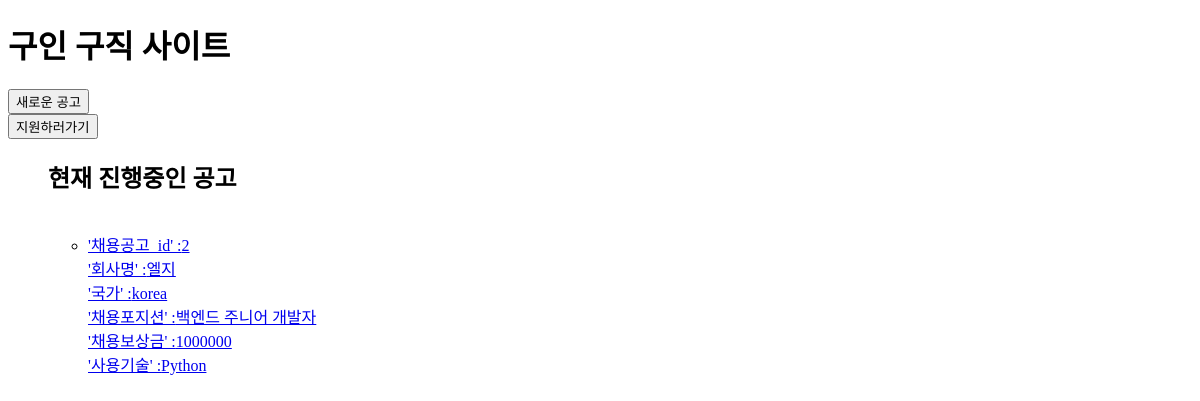
The app's page /, older data.
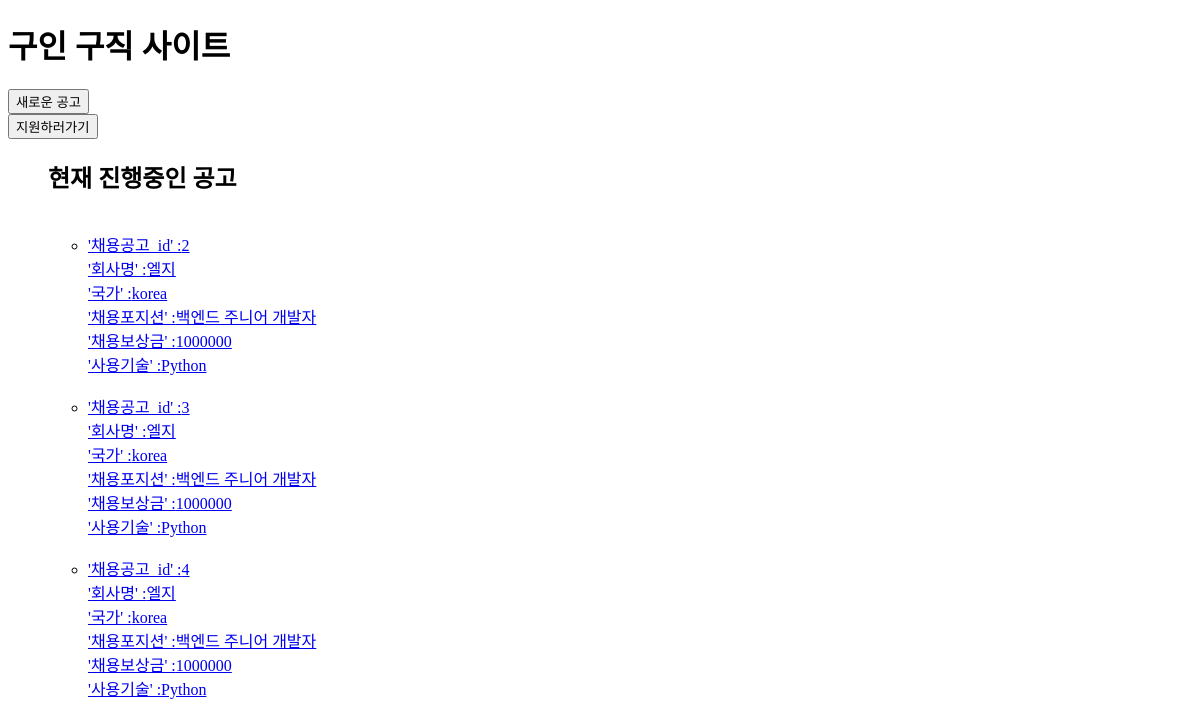
The same page, newer data.
### main/models.py (models this page shows)
class Company(models.Model) :
    id = models.CharField(primary_key=True, max_length=20, default="", blank=True)
    name = models.CharField(max_length=20, default="", blank=True)
    region = models.CharField(max_length=20, default = 'korea', blank=True)
    class Meta :
        db_table = 'companies'

class Post(models.Model) :
    company = models.ForeignKey(Company, on_delete=models.CASCADE, default="")
    position = models.CharField(max_length=20, default="", blank=True)
    reward = models.IntegerField()
    tech = models.CharField(max_length=100, default="", blank=True)
    content = models.TextField()
    class Meta :
        db_table = 'posts'

### main/views.py (the view)
# urls.py: path('', PostView.as_view(), name="PostView"),
class PostView(View) :
    def get(self, request):
        try:
            search = request.GET.get('search', None)
            q = Q()
            if search:
                q &= Q(company__name__icontains=search)
                q &= Q(position__icontains=search)
                q &= Q(content__icontains=search)
                q &= Q(tech__icontains=search)
            results = [{
                'id': post.id,
                'company': post.company.name,
                'region': post.company.region,
                'reward': post.reward,
                'position' : post.position,
                'content': post.content,
                'tech': post.tech,
            } for post in Post.objects.filter(q).distinct()]
            return render(request, "index.html", {'post_list' : results})
        except KeyError:
            return JsonResponse({"message": "Key Error"}, status=400)

### main/templates/index.html (shortened to what this page needs)
<!DOCTYPE html>
<html lang="ko">
<head>
</head>
<body>
    <div data-role="header">
        <h1> 구인 구직 사이트</h1>
    </div>
    <form action="new-post">
        <input type="submit" value="새로운 공고">
    </form>
    <form action="application">
        <input type="submit" value="지원하러가기">
    </form>
    <ul>
        <h2>
            현재 진행중인 공고
        </h2>
        <ul>
            {% for item in post_list %}
            <br>
                <li>
                    <a href="/detail/{{item.id}}/">
                    '채용공고_id' :{{ item.id }} <br>
                    '회사명' :{{ item.company }} <br>
                    '국가' :{{ item.region }}<br>
                    '채용포지션' :{{ item.position }}<br>
                    '채용보상금' :{{ item.reward }}<br>
                    '사용기술' :{{ item.tech }}<br>
                    </a>
                </li>
            {% endfor %}
        </ul>
    </ul>
</body>
</html>

Row changes from the older to the newer data that the page shows:
added Post: position "백엔드 주니어 개발자", tech "Python"
added Post: position "백엔드 주니어 개발자", tech "Python"
Text that changed along with them:
new list line: "'채용공고_id' : 3 '회사명' : '국가' : '채용포지션' : '채용보상금' : 1000000 '사용기술' :"
new list line: "엘지 korea"
new list line: "'채용공고_id' : 4 '회사명' : '국가' : '채용포지션' : '채용보상금' : 1000000 '사용기술' :"
